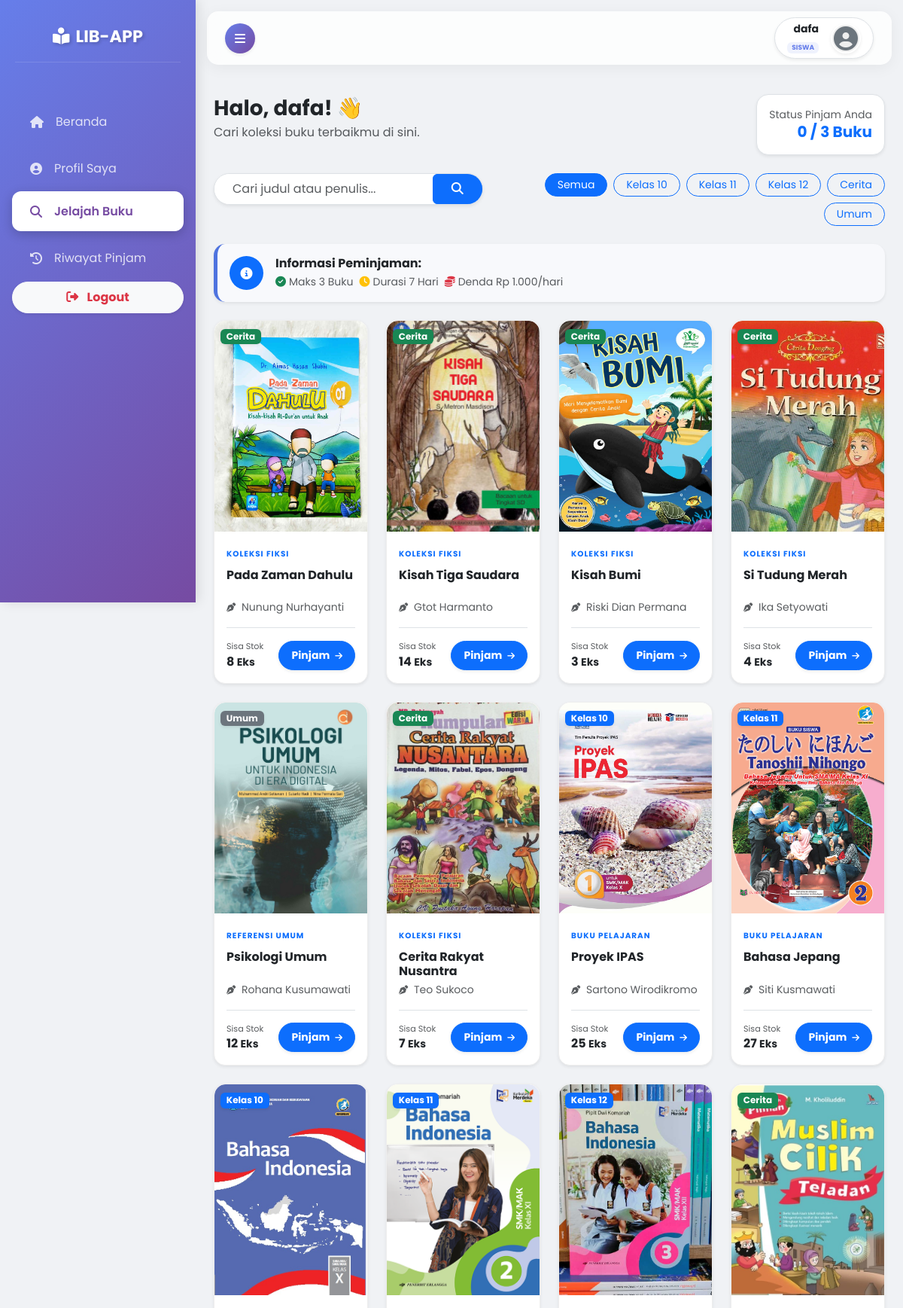
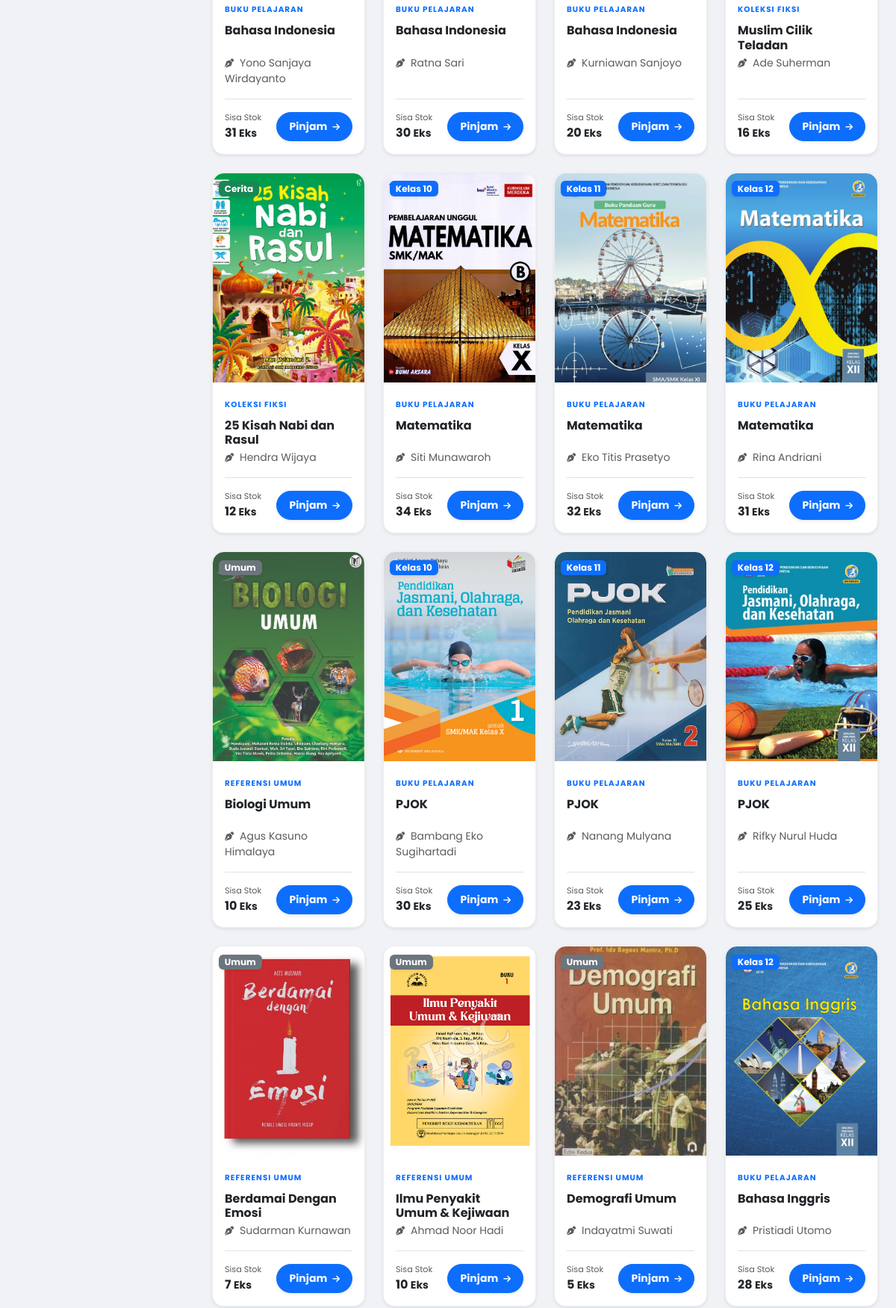
/views/siswa/daftar_buku.php (signed in, upper part), run on the app's committed database (2 pictures, top to bottom).
### tables this page shows
CREATE TABLE `buku` (
  `id` int NOT NULL,
  `judul` varchar(255) NOT NULL,
  `penulis` varchar(150) NOT NULL,
  `kelas_buku` varchar(50) DEFAULT NULL,
  `stok` int NOT NULL DEFAULT '0',
  `foto` varchar(255) DEFAULT 'default.png',
  `created_at` timestamp NULL DEFAULT CURRENT_TIMESTAMP
);

### views/siswa/daftar_buku.php (the view, shortened to what this page needs)
<?php
require_once '../../config/database.php';
$id_user = $_SESSION['id'] ?? $_SESSION['user_id'];
$search = isset($_GET['search']) ? mysqli_real_escape_string($conn, $_GET['search']) : '';
$filter_kelas = isset($_GET['kelas']) ? mysqli_real_escape_string($conn, $_GET['kelas']) : '';
$sql = "SELECT * FROM buku WHERE 1=1";
$sql .= " ORDER BY id DESC";
$buku = mysqli_query($conn, $sql);
$query_limit = mysqli_query($conn, "SELECT COUNT(*) as total FROM peminjaman
                                    WHERE user_id = '$id_user'
                                    AND (status = 'pending' OR status = 'dipinjam')");
$data_limit = mysqli_fetch_assoc($query_limit);
$jumlah_aktif = $data_limit['total'];
include '../layout/header.php';
?>
<div class="row mb-4 align-items-center">
    <div class="col-md-6">
        <h3 class="fw-bold text-dark mb-1">Halo, <?= $_SESSION['nama_lengkap']; ?>! 👋</h3>
        <p class="text-muted">Cari koleksi buku terbaikmu di sini.</p>
    </div>
    <div class="col-md-6 text-md-end">
        <div class="bg-white p-3 shadow-sm rounded-4 d-inline-block border">
            <span class="text-muted small d-block">Status Pinjam Anda</span>
            <span class="fw-bold <?= ($jumlah_aktif >= 3) ? 'text-danger' : 'text-primary'; ?> h5 mb-0">
                <?= $jumlah_aktif; ?> / 3 Buku
            </span>
        </div>
    </div>
</div>
<div class="row mb-4">
    <div class="col-lg-5 mb-3 mb-lg-0">
        <form action="" method="GET" class="d-flex shadow-sm rounded-pill overflow-hidden border bg-white">
            <input type="text" name="search" class="form-control border-0 px-4 py-2" placeholder="Cari judul atau penulis..." value="<?= $search; ?>">
            <button type="submit" class="btn btn-primary px-4">
                <i class="fas fa-search"></i>
            </button>
        </form>
    </div>
    <div class="col-lg-7">
        <div class="d-flex flex-wrap gap-2 justify-content-lg-end">
            <a href="daftar_buku.php" class="btn btn-sm rounded-pill px-3 <?= empty($filter_kelas) ? 'btn-primary' : 'btn-outline-primary'; ?>">Semua</a>
            <a href="?kelas=Kelas 10<?= !empty($search) ? '&search='.$search : ''; ?>" class="btn btn-sm rounded-pill px-3 <?= ($filter_kelas == 'Kelas 10') ? 'btn-primary' : 'btn-outline-primary'; ?>">Kelas 10</a>
            <a href="?kelas=Kelas 11<?= !empty($search) ? '&search='.$search : ''; ?>" class="btn btn-sm rounded-pill px-3 <?= ($filter_kelas == 'Kelas 11') ? 'btn-primary' : 'btn-outline-primary'; ?>">Kelas 11</a>
            <a href="?kelas=Kelas 12<?= !empty($search) ? '&search='.$search : ''; ?>" class="btn btn-sm rounded-pill px-3 <?= ($filter_kelas == 'Kelas 12') ? 'btn-primary' : 'btn-outline-primary'; ?>">Kelas 12</a>
            <a href="?kelas=Cerita<?= !empty($search) ? '&search='.$search : ''; ?>" class="btn btn-sm rounded-pill px-3 <?= ($filter_kelas == 'Cerita') ? 'btn-primary' : 'btn-outline-primary'; ?>">Cerita</a>
            <a href="?kelas=Umum<?= !empty($search) ? '&search='.$search : ''; ?>" class="btn btn-sm rounded-pill px-3 <?= ($filter_kelas == 'Umum') ? 'btn-primary' : 'btn-outline-primary'; ?>">Umum</a>
        </div>
    </div>
</div>
<div class="card border-0 shadow-sm mb-4" style="border-radius: 15px; background-color: #f8f9fc; border-left: 5px solid #4e73df !important;">
    <div class="card-body d-flex align-items-center p-3">
        <div class="me-3 bg-primary rounded-circle d-flex align-items-center justify-content-center" style="width: 45px; height: 45px; min-width: 45px;">
            <i class="fas fa-info-circle text-white"></i>
        </div>
        <div>
            <h6 class="fw-bold text-dark mb-1">Informasi Peminjaman:</h6>
            <div class="d-flex flex-wrap gap-2">
                <span class="small text-muted"><i class="fas fa-check-circle text-success me-1"></i>Maks 3 Buku</span>
                <span class="small text-muted"><i class="fas fa-clock text-warning me-1"></i>Durasi 7 Hari</span>
                <span class="small text-muted"><i class="fas fa-coins text-danger me-1"></i>Denda Rp 1.000/hari</span>
            </div>
        </div>
    </div>
</div>
<div class="row">
    <?php if(mysqli_num_rows($buku) > 0) : ?>
        <?php while($row = mysqli_fetch_assoc($buku)) : ?>
        <div class="col-xl-3 col-lg-4 col-md-6 mb-4">
            <div class="card h-100 border-0 shadow-sm card-buku-modern">
                <div class="position-absolute top-0 start-0 m-2 z-index-1">
                    <?php
                    $label_class = 'bg-secondary';
                    if($row['kelas_buku'] == 'Kelas 10' || $row['kelas_buku'] == 'Kelas 11' || $row['kelas_buku'] == 'Kelas 12') $label_class = 'bg-primary';
                    if($row['kelas_buku'] == 'Cerita') $label_class = 'bg-success';
                    ?>
                    <span class="badge <?= $label_class; ?> shadow-sm">
                        <?= !empty($row['kelas_buku']) ? $row['kelas_buku'] : 'Umum'; ?>
                    </span>
                </div>
                <div class="container-cover">
                    <?php $cover = !empty($row['foto']) ? $row['foto'] : 'default.png'; ?>
                    <img src="../../public/img/buku/<?= $cover; ?>" class="card-img-top img-cover" alt="Cover">
                </div>
                <div class="card-body d-flex flex-column p-3">
                    <div class="mb-2">
                        <small class="text-primary fw-bold text-uppercase" style="font-size: 0.65rem; letter-spacing: 1px;">
                            <?php
                                if($row['kelas_buku'] == 'Cerita') echo 'Koleksi Fiksi';
                                elseif(strpos($row['kelas_buku'], 'Kelas') !== false) echo 'Buku Pelajaran';
                                else echo 'Referensi Umum';
                            ?>
                        </small>
                    </div>
                    <h6 class="card-title fw-bold text-dark mb-1 text-truncate-2" title="<?= $row['judul']; ?>">
                        <?= $row['judul']; ?>
                    </h6>
                    <p class="text-muted small mb-3">
                        <i class="fas fa-pen-nib me-1 small"></i> <?= $row['penulis']; ?>
                    </p>
                    <div class="mt-auto pt-3 border-top d-flex justify-content-between align-items-center">
                        <div>
                            <span class="text-muted d-block" style="font-size: 0.7rem;">Sisa Stok</span>
                            <span class="fw-bold <?= ($row['stok'] > 0) ? 'text-dark' : 'text-danger'; ?>">
                                <?= $row['stok']; ?> <small>Eks</small>
                            </span>
                        </div>
                        <?php if($row['stok'] <= 0) : ?>
                            <button class="btn btn-light disabled rounded-pill px-3 py-2 btn-sm fw-bold border">Habis</button>
                        <?php elseif($jumlah_aktif >= 3) : ?>
                            <button class="btn btn-secondary disabled rounded-pill px-3 py-2 btn-sm fw-bold shadow-sm">Limit Penuh</button>
                        <?php else : ?>
                            <a href="proses_pinjam.php?id=<?= $row['id']; ?>"
                               class="btn btn-primary rounded-pill px-3 py-2 btn-sm fw-bold shadow-sm"
                               onclick="return confirm('Ingin meminjam buku <?= $row['judul']; ?>?')">
                                 Pinjam <i class="fas fa-arrow-right ms-1" style="font-size: 0.7rem;"></i>
                            </a>
                        <?php endif; ?>
                    </div>
                </div>
            </div>
        </div>
        <?php endwhile; ?>
    <?php endif; ?>
</div>
<?php include '../layout/footer.php'; ?>

### data on the page
buku: kelas_buku "Cerita", foto (picture), shows "KOLEKSI FIKSI", judul "Pada Zaman Dahulu", penulis "Nunung Nurhayanti", stok "8"
buku: kelas_buku "Cerita", foto (picture), shows "KOLEKSI FIKSI", judul "Kisah Tiga Saudara", penulis "Gtot Harmanto", stok "14"
buku: kelas_buku "Cerita", foto (picture), shows "KOLEKSI FIKSI", judul "Kisah Bumi", penulis "Riski Dian Permana", stok "3"
buku: kelas_buku "Cerita", foto (picture), shows "KOLEKSI FIKSI", judul "Si Tudung Merah", penulis "Ika Setyowati", stok "4"
buku: kelas_buku "Umum", foto (picture), shows "REFERENSI UMUM", judul "Psikologi Umum", penulis "Rohana Kusumawati", stok "12"
buku: kelas_buku "Cerita", foto (picture), shows "KOLEKSI FIKSI", judul "Cerita Rakyat Nusantra", penulis "Teo Sukoco", stok "7"
buku: kelas_buku "Kelas 10", foto (picture), shows "BUKU PELAJARAN", judul "Proyek IPAS", penulis "Sartono Wirodikromo", stok "25"
buku: kelas_buku "Kelas 11", foto (picture), shows "BUKU PELAJARAN", judul "Bahasa Jepang", penulis "Siti Kusmawati", stok "27"
buku: kelas_buku "Kelas 10", foto (picture), shows "BUKU PELAJARAN", judul "Bahasa Indonesia", penulis "Yono Sanjaya Wirdayanto", stok "31"
buku: kelas_buku "Kelas 11", foto (picture), shows "BUKU PELAJARAN", judul "Bahasa Indonesia", penulis "Ratna Sari", stok "30"
buku: kelas_buku "Kelas 12", foto (picture), shows "BUKU PELAJARAN", judul "Bahasa Indonesia", penulis "Kurniawan Sanjoyo", stok "20"
buku: kelas_buku "Cerita", foto (picture), shows "KOLEKSI FIKSI", judul "Muslim Cilik Teladan", penulis "Ade Suherman", stok "16"
buku: kelas_buku "Cerita", foto (picture), shows "KOLEKSI FIKSI", judul "25 Kisah Nabi dan Rasul", penulis "Hendra Wijaya", stok "12"
buku: kelas_buku "Kelas 10", foto (picture), shows "BUKU PELAJARAN", judul "Matematika", penulis "Siti Munawaroh", stok "34"
buku: kelas_buku "Kelas 11", foto (picture), shows "BUKU PELAJARAN", judul "Matematika", penulis "Eko Titis Prasetyo", stok "32"
buku: kelas_buku "Kelas 12", foto (picture), shows "BUKU PELAJARAN", judul "Matematika", penulis "Rina Andriani", stok "31"
buku: kelas_buku "Umum", foto (picture), shows "REFERENSI UMUM", judul "Biologi Umum", penulis "Agus Kasuno Himalaya", stok "10"
buku: kelas_buku "Kelas 10", foto (picture), shows "BUKU PELAJARAN", judul "PJOK", penulis "Bambang Eko Sugihartadi", stok "30"
buku: kelas_buku "Kelas 11", foto (picture), shows "BUKU PELAJARAN", judul "PJOK", penulis "Nanang Mulyana", stok "23"
buku: kelas_buku "Kelas 12", foto (picture), shows "BUKU PELAJARAN", judul "PJOK", penulis "Rifky Nurul Huda", stok "25"
buku: kelas_buku "Umum", foto (picture), shows "REFERENSI UMUM", judul "Berdamai Dengan Emosi", penulis "Sudarman Kurnawan", stok "7"
buku: kelas_buku "Umum", foto (picture), shows "REFERENSI UMUM", judul "Ilmu Penyakit Umum & Kejiwaan", penulis "Ahmad Noor Hadi", stok "10"
buku: kelas_buku "Umum", foto (picture), shows "REFERENSI UMUM", judul "Demografi Umum", penulis "Indayatmi Suwati", stok "5"
buku: kelas_buku "Kelas 12", foto (picture), shows "BUKU PELAJARAN", judul "Bahasa Inggris", penulis "Pristiadi Utomo", stok "28"

### other printed values
$_SESSION['nama_lengkap'] "dafa"
$_SESSION['role'] "SISWA"
$jumlah_aktif "0"
